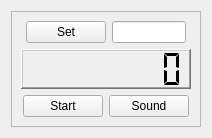
<?xml version="1.0" encoding="UTF-8"?>
<ui version="4.0">
 <class>timerWidget</class>
 <widget class="QWidget" name="timerWidget">
  <property name="geometry">
   <rect>
    <x>0</x>
    <y>0</y>
    <width>202</width>
    <height>125</height>
   </rect>
  </property>
  <property name="minimumSize">
   <size>
    <width>0</width>
    <height>0</height>
   </size>
  </property>
  <property name="maximumSize">
   <size>
    <width>300</width>
    <height>16777215</height>
   </size>
  </property>
  <property name="windowTitle">
   <string>Form</string>
  </property>
  <layout class="QHBoxLayout" name="horizontalLayout_2">
   <item>
    <widget class="QFrame" name="frame">
     <property name="frameShape">
      <enum>QFrame::StyledPanel</enum>
     </property>
     <property name="frameShadow">
      <enum>QFrame::Raised</enum>
     </property>
     <layout class="QVBoxLayout" name="verticalLayout">
      <item>
       <layout class="QHBoxLayout" name="horizontalLayout_4">
        <property name="margin">
         <number>0</number>
        </property>
        <item>
         <spacer name="horizontalSpacer_3">
          <property name="orientation">
           <enum>Qt::Horizontal</enum>
          </property>
          <property name="sizeHint" stdset="0">
           <size>
            <width>40</width>
            <height>20</height>
           </size>
          </property>
         </spacer>
        </item>
        <item>
         <widget class="QPushButton" name="pushButton_set">
          <property name="minimumSize">
           <size>
            <width>0</width>
            <height>0</height>
           </size>
          </property>
          <property name="toolTip">
           <string>Set the timer to the specified value</string>
          </property>
          <property name="text">
           <string>Set</string>
          </property>
          <property name="autoDefault">
           <bool>true</bool>
          </property>
          <property name="default">
           <bool>false</bool>
          </property>
         </widget>
        </item>
        <item>
         <widget class="QLineEdit" name="lineEdit">
          <property name="toolTip">
           <string>HH:MM:SS</string>
          </property>
         </widget>
        </item>
        <item>
         <spacer name="horizontalSpacer_4">
          <property name="orientation">
           <enum>Qt::Horizontal</enum>
          </property>
          <property name="sizeHint" stdset="0">
           <size>
            <width>40</width>
            <height>20</height>
           </size>
          </property>
         </spacer>
        </item>
       </layout>
      </item>
      <item>
       <layout class="QHBoxLayout" name="horizontalLayout_3">
        <item>
         <spacer name="horizontalSpacer">
          <property name="orientation">
           <enum>Qt::Horizontal</enum>
          </property>
          <property name="sizeType">
           <enum>QSizePolicy::Ignored</enum>
          </property>
          <property name="sizeHint" stdset="0">
           <size>
            <width>17</width>
            <height>20</height>
           </size>
          </property>
         </spacer>
        </item>
        <item>
         <widget class="QLCDNumber" name="lcdNumber">
          <property name="sizePolicy">
           <sizepolicy hsizetype="MinimumExpanding" vsizetype="MinimumExpanding">
            <horstretch>0</horstretch>
            <verstretch>0</verstretch>
           </sizepolicy>
          </property>
          <property name="minimumSize">
           <size>
            <width>170</width>
            <height>40</height>
           </size>
          </property>
          <property name="frameShape">
           <enum>QFrame::WinPanel</enum>
          </property>
          <property name="frameShadow">
           <enum>QFrame::Raised</enum>
          </property>
          <property name="digitCount">
           <number>8</number>
          </property>
          <property name="segmentStyle">
           <enum>QLCDNumber::Flat</enum>
          </property>
         </widget>
        </item>
        <item>
         <spacer name="horizontalSpacer_2">
          <property name="orientation">
           <enum>Qt::Horizontal</enum>
          </property>
          <property name="sizeType">
           <enum>QSizePolicy::Ignored</enum>
          </property>
          <property name="sizeHint" stdset="0">
           <size>
            <width>17</width>
            <height>20</height>
           </size>
          </property>
         </spacer>
        </item>
       </layout>
      </item>
      <item>
       <layout class="QHBoxLayout" name="horizontalLayout">
        <item>
         <spacer name="horizontalSpacer_5">
          <property name="orientation">
           <enum>Qt::Horizontal</enum>
          </property>
          <property name="sizeHint" stdset="0">
           <size>
            <width>40</width>
            <height>20</height>
           </size>
          </property>
         </spacer>
        </item>
        <item>
         <widget class="QPushButton" name="pushButton_startStop">
          <property name="minimumSize">
           <size>
            <width>0</width>
            <height>0</height>
           </size>
          </property>
          <property name="toolTip">
           <string>Start/Stop timer</string>
          </property>
          <property name="text">
           <string>Start</string>
          </property>
         </widget>
        </item>
        <item>
         <widget class="QPushButton" name="pushButton_sound">
          <property name="minimumSize">
           <size>
            <width>0</width>
            <height>0</height>
           </size>
          </property>
          <property name="toolTip">
           <string>Set a sound as the alarm</string>
          </property>
          <property name="text">
           <string>Sound</string>
          </property>
         </widget>
        </item>
        <item>
         <spacer name="horizontalSpacer_6">
          <property name="orientation">
           <enum>Qt::Horizontal</enum>
          </property>
          <property name="sizeHint" stdset="0">
           <size>
            <width>40</width>
            <height>20</height>
           </size>
          </property>
         </spacer>
        </item>
       </layout>
      </item>
     </layout>
    </widget>
   </item>
  </layout>
 </widget>
 <resources/>
 <connections/>
</ui>
